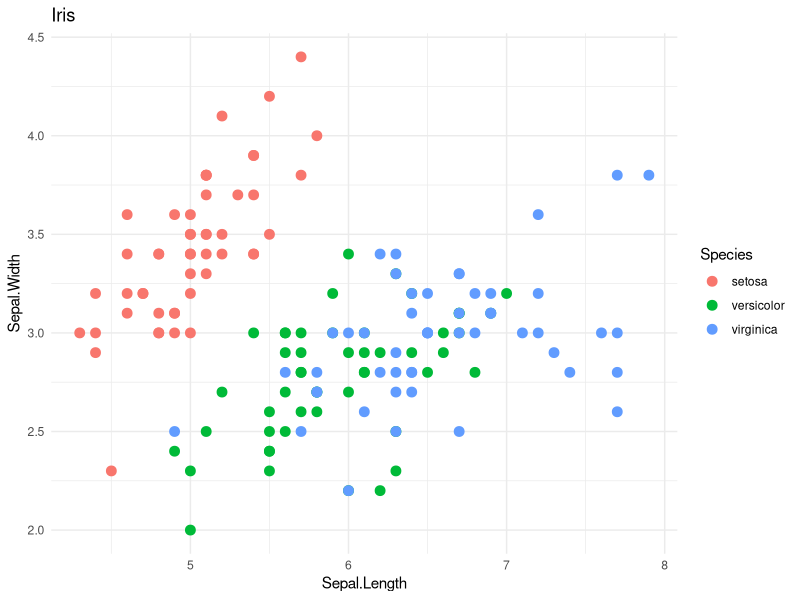
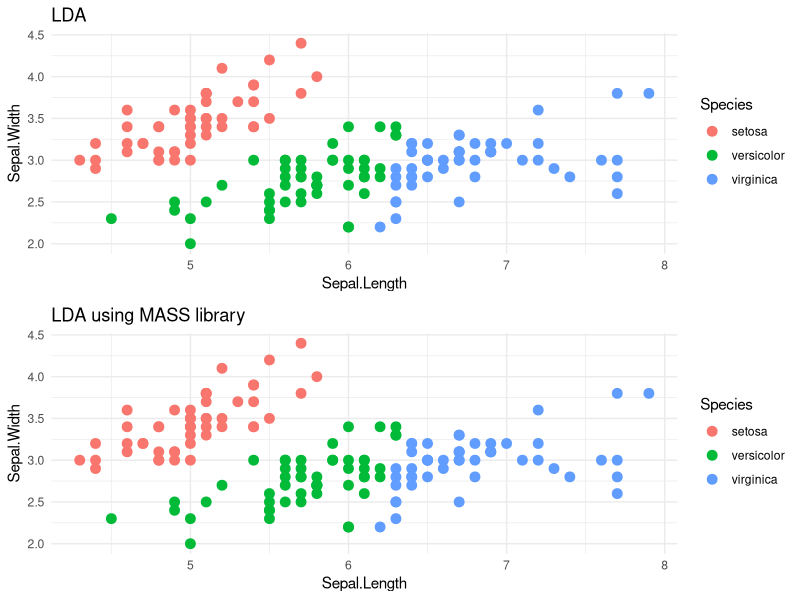
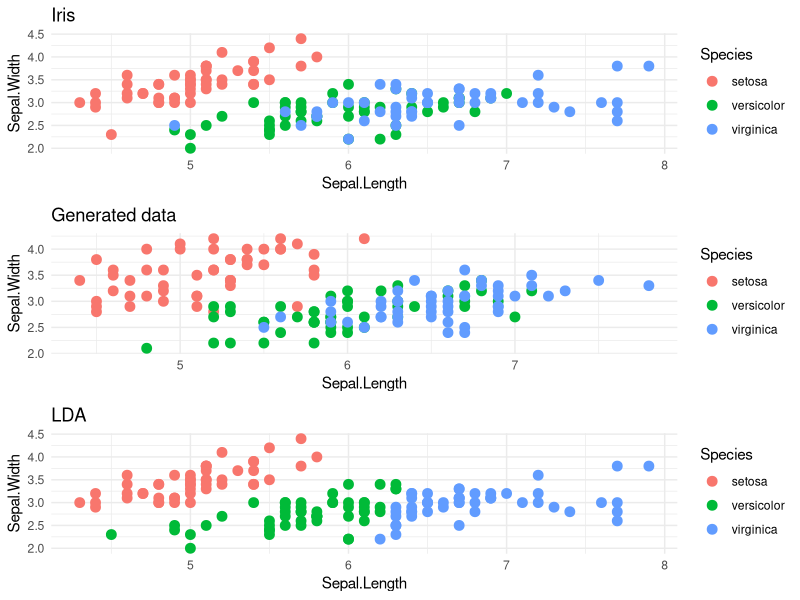
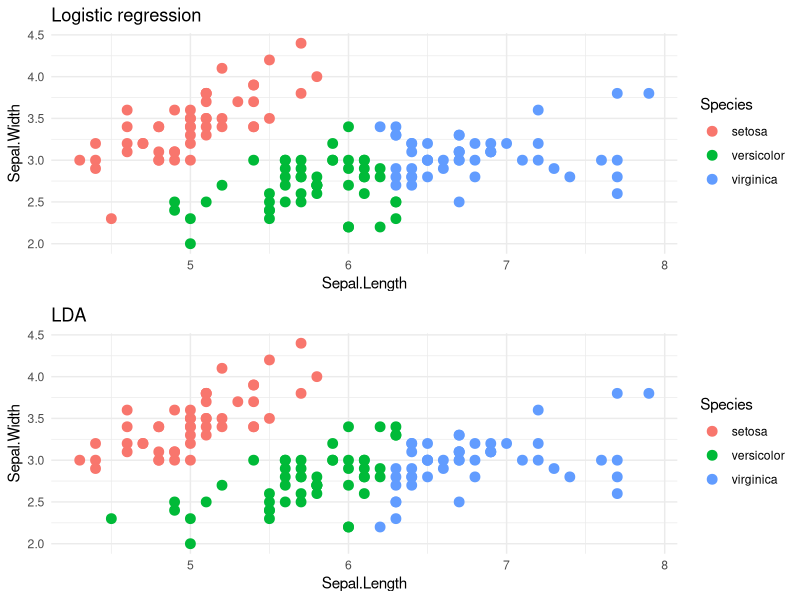

The R script that drew these images, in order:
## ---- chunk 1
knitr::opts_chunk$set(echo = TRUE)
knitr::opts_chunk$set(results = "asis")
## ---- chunk 2
library(datasets)
y <- iris

library(ggplot2)
plotiris <- ggplot(iris, aes(x=Sepal.Length, y=Sepal.Width, color=Species)) + 
  geom_point(size=3) + theme_minimal() + ggtitle("Iris")
plotiris

## ---- chunk 3
a2 <- function(x){
y1 <- iris[as.numeric(iris$Species) == x, ][1:2]
mean1 <- apply(y1, 2,mean)
covar <- cov(y1)
prior <- dim(y1)[1]/ dim(iris)[1]

return(list(data = y1, mean = unname(mean1), covariance = covar, prior = prior, n = dim(y1)[1]))
}


pooledcov <- function(a,b,c){
  temp <- (a$cov * a$n) + (b$cov * b$n) + (b$cov * b$n)
  return(temp/dim(iris)[1])
}

Setosa <- a2(1)
Versicolor <- a2(2)
virginica <- a2(3)

# print("Setosa")
# print(Setosa[c(-1,-5)])
# 
# print("Versicolor")
# print(Versicolor[c(-1,-5)])
# 
# print("Virginica")
# print(virginica[c(-1,-5)])

write_matex <- function(x) {
  begin <- "\\begin{bmatrix}"
  end <- "\\end{bmatrix}"
  X <-
    apply(x, 1, function(x) {
      paste(
        paste(x, collapse = "&"),
        "\\\\"
      )
    })
  writeLines(c(begin, X, end))
}


## ---- chunk 4
pcov <- pooledcov(Setosa,Versicolor,virginica)
## ---- chunk 5
discrim <- function(x,a){
  constant <- (-1/2) * t(a$mean) %*% solve(pcov) %*% a$mean + log(a$prior)
  nonconstant <- t(x) %*% solve(pcov) %*% a$mean
  return(nonconstant+constant)
}
## ---- chunk 6
w0 <- function(a){
  constant <- (-1/2) * t(a$mean) %*% solve(pcov) %*% a$mean + log(a$prior)
  return(constant)
}

w <- function(a){
  nonconstant <- solve(pcov) %*% a$mean
  return(nonconstant)
}

## ---- chunk 7
predictLDA <- function(x){
  values <- c(discrim(x, Setosa), discrim(x,Versicolor), discrim(x,virginica))
  return(which.max(values))
}

res <- cbind(iris[1:2],cut(apply(iris[1:2], 1, predictLDA),3, c("setosa","versicolor","virginica")))
colnames(res) <- c("Sepal.Length", "Sepal.Width", "Species")
plotcustom <- ggplot(res, aes(x=Sepal.Length, y=Sepal.Width, color=Species)) + 
  geom_point(size=3) + theme_minimal() + ggtitle("LDA")

# a <- table(iris$Species, res$Species)
# knitr::kable(a, caption = "Confusion matrix ")

## ---- chunk 8

library(MASS)
fitLDA <- lda(Species ~ Sepal.Length + Sepal.Width, data = iris)
resLDA <- cbind(iris[1:2], predict(fitLDA, iris[1:2]))
colnames(resLDA) <- c("Sepal.Length", "Sepal.Width", "Species")

library(gridExtra)

plotLDA <- ggplot(resLDA, aes(x=Sepal.Length, y=Sepal.Width, color=Species)) + 
  geom_point(size=3) + theme_minimal() + ggtitle("LDA using MASS library")

grid.arrange(plotcustom, plotLDA, nrow=2)
## ---- chunk 9
library(mvtnorm)
set.seed(12345)
gen <- rbind(rmvnorm(50, Setosa$mean, pcov),
             rmvnorm(50, Versicolor$mean, pcov),
             rmvnorm(50, virginica$mean, pcov))
gen <- round(gen,1)
gen <- as.data.frame(cbind(gen, c(rep("setosa",50), rep("versicolor",50), rep("virginica",50) )))
colnames(gen) <- c("Sepal.Length", "Sepal.Width", "Species")

plotfromequation <- ggplot(gen, aes(x=as.numeric(Sepal.Length), y=as.numeric(Sepal.Width), color=Species)) + 
  geom_point(size=3) + ggtitle("Generated data")  + theme_minimal() + xlab("Sepal.Length") + ylab("Sepal.Width")
grid.arrange(plotiris, plotfromequation,  plotcustom,  nrow=3)
## ---- chunk 10
library(nnet)
fitlr <- multinom(Species ~ Sepal.Length + Sepal.Width, data = iris)
reslr <- predict(fitlr,iris[1:2])

reslr <- cbind(iris[1:2], reslr, deparse.level = 1)
names(reslr)[3] <- c("Species")

plotlr <- ggplot(reslr, aes(x=Sepal.Length, y=Sepal.Width, color=Species)) + 
  geom_point(size=3) + ggtitle("Logistic regression")  + theme_minimal() 

## ---- chunk 11
grid.arrange(plotlr,  plotcustom,  nrow=2)
## ---- chunk 12
table <- matrix(c(mean(iris$Species != resLDA$Species),mean(iris$Species != reslr$Species)))
colnames(table) <- c("Misclasification rate")
row.names(table) <- c("LDA", "LR")
knitr::kable(table)
